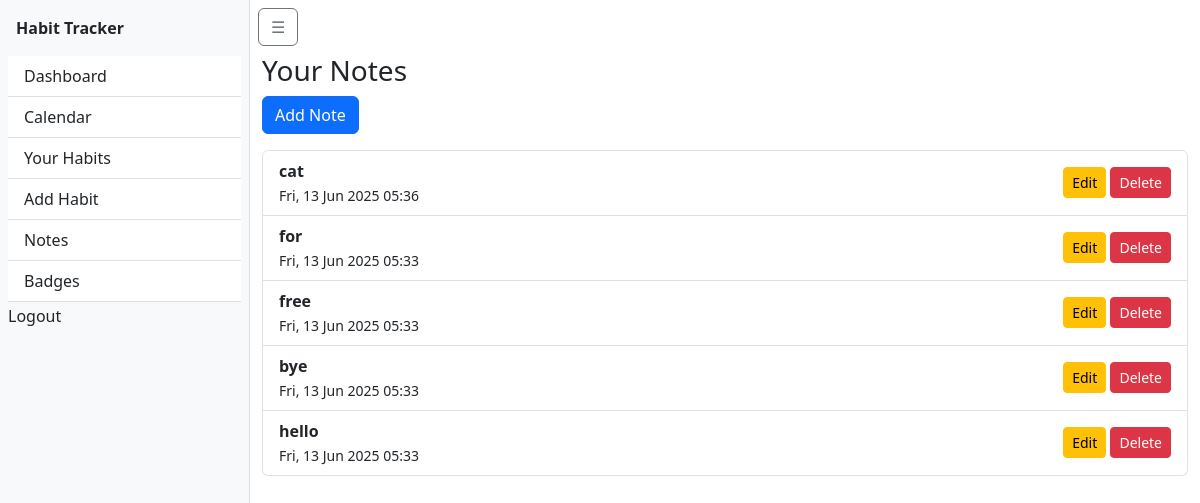
Page /habits/notes/ (signed in) on the earlier database version.
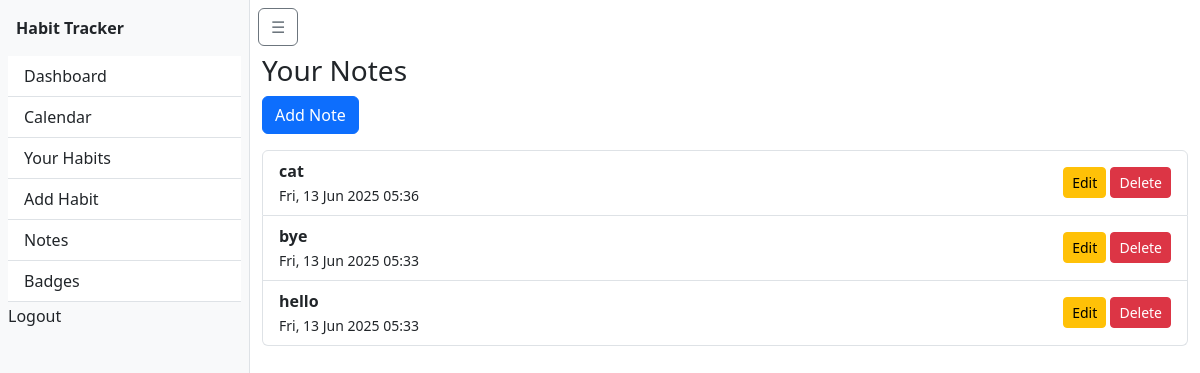
Same page on the later database version.
### habits/models.py (models this page shows, shortened)
class Note(models.Model):
    user = models.ForeignKey(User, on_delete=models.CASCADE)
    title = models.CharField(max_length=100)
    content = models.TextField()
    is_pinned = models.BooleanField(default=False)
    updated_at = models.DateTimeField(auto_now=True)

### habits/views.py (the view)
# urls.py: path('notes/', views.note_list, name='note_list'),
@login_required
def note_list(request):
    notes = Note.objects.filter(user=request.user).order_by('-updated_at')
    return render(request, 'habits/note_list.html', {'notes': notes})

### habits/templates/habits/note_list.html (shortened to what this page needs)
{% extends 'habits/base.html' %}
{% block content %}
  <h3>Your Notes</h3>
  <a href="{% url 'habits:add_note' %}" class="btn btn-primary mb-3">Add Note</a>
  <ul class="list-group">
    {% for note in notes %}
      <li class="list-group-item d-flex justify-content-between align-items-center">
        <div>
          <strong>{{ note.title }}</strong><br>
          <small>{{ note.updated_at|date:"D, d M Y H:i" }}</small>
        </div>
        <div>
          <a href="{% url 'habits:edit_note' note.pk %}" class="btn btn-sm btn-warning">Edit</a>
          <a href="{% url 'habits:delete_note' note.pk %}" class="btn btn-sm btn-danger">Delete</a>
        </div>
      </li>
    {% empty %}
      <li class="list-group-item">No notes yet.</li>
    {% endfor %}
  </ul>
{% endblock %}

Differences in the rows shown:
removed Note: title "for", updated_at "Fri, 13 Jun 2025 05:33"
removed Note: title "free", updated_at "Fri, 13 Jun 2025 05:33"
